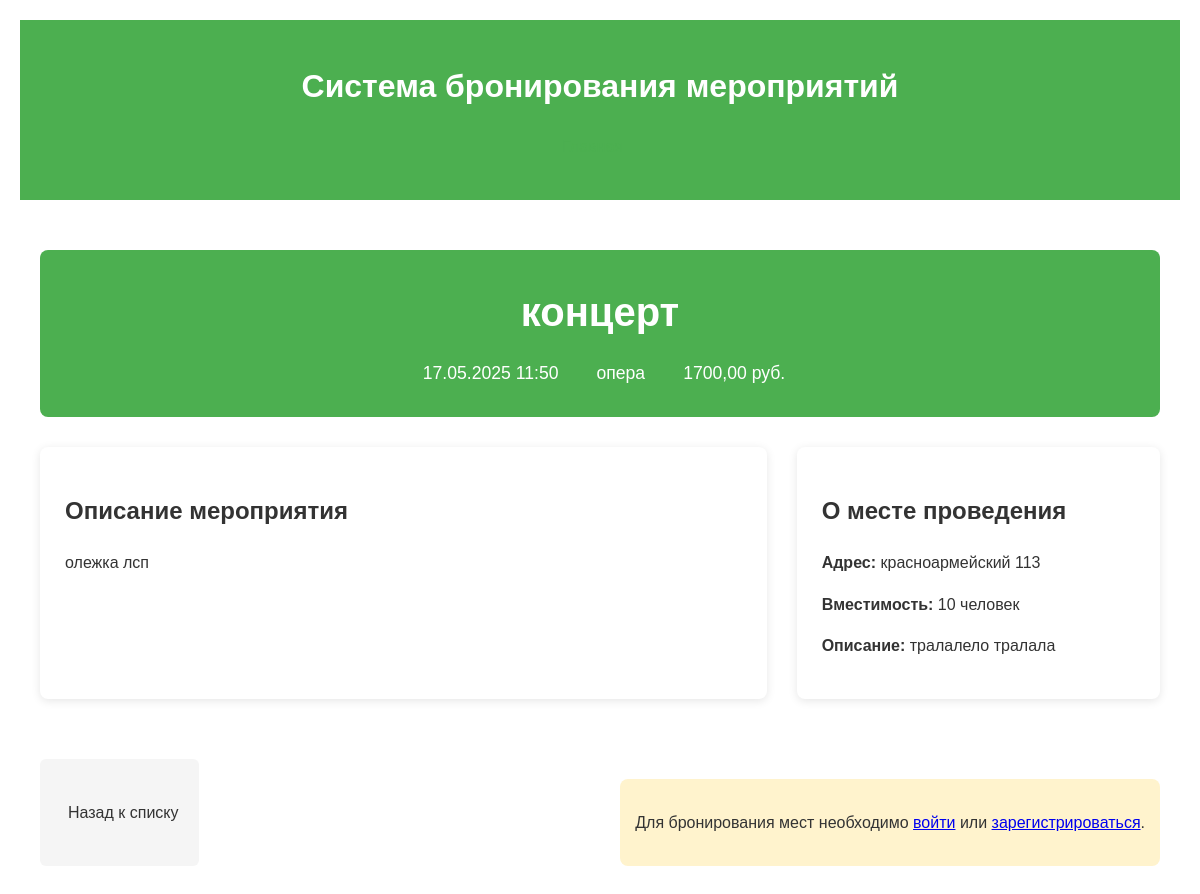
The page /about_event/1/ on the database its author committed.
### booking/models.py (models this page shows, shortened)
class Event(models.Model):
    title = models.CharField(_('Название мероприятия'), max_length=200)
    description = models.TextField(_('Описание мероприятия'))
    date_time = models.DateTimeField(_('Дата и время проведения'))
    venue = models.ForeignKey(
        Venue,
        verbose_name=_('Место проведения'),
        on_delete=models.CASCADE
    )
    organizer = models.ForeignKey(
        User,
        verbose_name=_('Организатор'),
        on_delete=models.CASCADE
    )
    price = models.DecimalField(
        _('Цена билета'),
        max_digits=10,
        decimal_places=2
    )
    is_published = models.BooleanField(
        _('Опубликовано'),
        default=False
    )
    class Meta:
        verbose_name = _('Мероприятие')
        verbose_name_plural = _('Мероприятия')

class Venue(models.Model):
    name = models.CharField(_('Название заведения'), max_length=100)
    address = models.TextField(_('Адрес'))
    capacity = models.PositiveIntegerField(_('Вместимость'))
    description = models.TextField(_('Описание'), blank=True)
    layout_image = models.ImageField(
        _('Схема зала'),
        upload_to='venue_layouts/',
        null=True,
        blank=True
    )
    def __str__(self):
        return self.name
    class Meta:
        verbose_name = _('Место проведения')
        verbose_name_plural = _('Места проведения')

### booking/views.py (the view)
# urls.py: path('about_event/<int:event_id>/', views.about_event, name='about_event'),
def about_event(request, event_id):
    event = get_object_or_404(Event, pk=event_id, is_published=True)
    return render(request, 'booking/about_event.html', {'event': event})

### booking/templates/booking/about_event.html (shortened to what this page needs)
{% extends 'booking/base.html' %}
{% load static %}
{% block content %}
<div class="event-detail-container">
    <div class="event-header">
        <h1>{{ event.title }}</h1>
        <div class="event-meta">
            <span class="event-date">
                 {{ event.date_time|date:"d.m.Y H:i" }}
            </span>
            <span class="event-venue">
                 {{ event.venue.name }}
            </span>
            <span class="event-price">
                 {{ event.price }} руб.
            </span>
        </div>
    </div>
    <div class="event-content">
        <div class="event-description">
            <h2>Описание мероприятия</h2>
            <p>{{ event.description }}</p>
        </div>
        <div class="event-venue-info">
            <h2>О месте проведения</h2>
            <div class="venue-details">
                <p><strong>Адрес:</strong> {{ event.venue.address }}</p>
                <p><strong>Вместимость:</strong> {{ event.venue.capacity }} человек</p>
                {% if event.venue.description %}
                <p><strong>Описание:</strong> {{ event.venue.description }}</p>
                {% endif %}
            </div>
        </div>
        <div class="event-actions">
            <a href="{% url 'booking:home' %}" class="btn btn-back">
                 Назад к списку
            </a>
            {% if user.is_authenticated %}
                <a href="{% url 'booking:event_detail' event.id %}" class="btn btn-primary">
                    <i class="fas fa-ticket-alt"></i> Забронировать места
                </a>
            {% else %}
                <div class="auth-required">
                    <p>Для бронирования мест необходимо <a href="{% url 'booking:login' %}">войти</a> или <a href="{% url 'booking:register' %}">зарегистрироваться</a>.</p>
                </div>
            {% endif %}
        </div>
    </div>
</div>
{% endblock %}

### booking/templates/booking/base.html (style rules this page uses)
body { font-family: Arial, sans-serif; line-height: 1.6; margin: 0; padding: 20px; color: #333; }

### booking/templates/booking/about_event.html (style rules this page uses)
.auth-required { margin-top: 20px; padding: 15px; background: #fff3cd; border-radius: 8px; text-align: center; }
.event-detail-container { max-width: 1200px; margin: 0 auto; padding: 20px; }
.event-header { background-color: #4CAF50; color: white; padding: 30px; border-radius: 8px; margin-bottom: 30px; text-align: center; }
.event-header h1 { margin: 0 0 15px 0; font-size: 2.5em; }
.event-meta { display: flex; justify-content: center; gap: 30px; flex-wrap: wrap; }
.event-meta span { display: flex; align-items: center; gap: 8px; font-size: 1.1em; }
.event-content { display: grid; grid-template-columns: 2fr 1fr; gap: 30px; }
.event-description { background: white; padding: 25px; border-radius: 8px; box-shadow: 0 2px 10px rgba(0,0,0,0.1); }
.event-venue-info { background: white; padding: 25px; border-radius: 8px; box-shadow: 0 2px 10px rgba(0,0,0,0.1); }
.venue-details p { margin-bottom: 15px; }
.event-actions { grid-column: 1 / -1; display: flex; justify-content: space-between; margin-top: 30px; }
.btn { display: inline-flex; align-items: center; gap: 8px; padding: 12px 20px; border-radius: 6px; text-decoration: none; font-weight: 500; transition: all 0.3s ease; }
.btn-back { background: #f5f5f5; color: #333; }

### rows shown on the page
Event: title "концерт", date_time "17.05.2025 11:50", venue.name "опера", price "1700,00", description "олежка лсп", venue.address "красноармейский 113", venue.capacity "10", venue.description "тралалело тралала"
